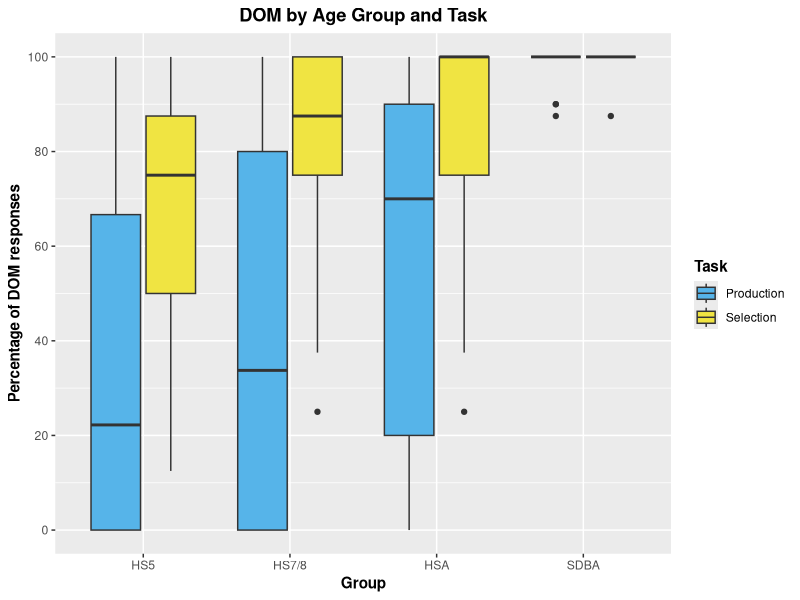
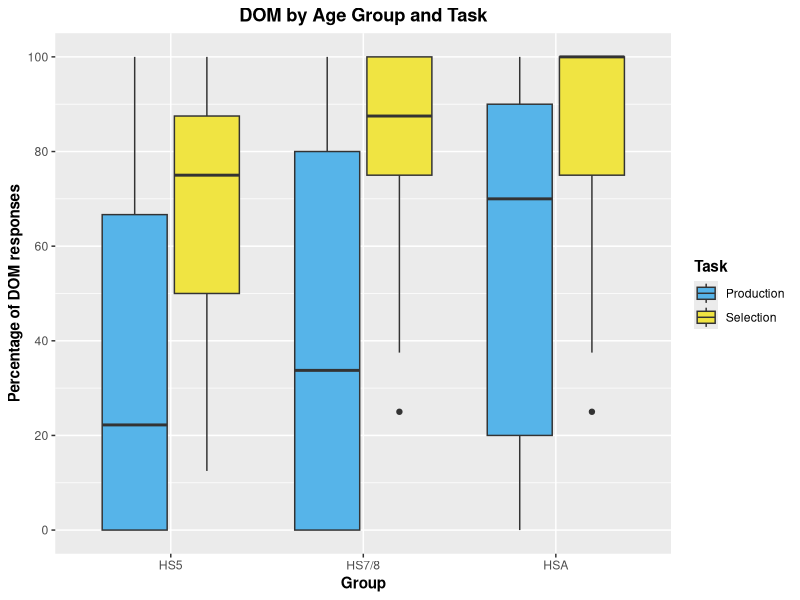
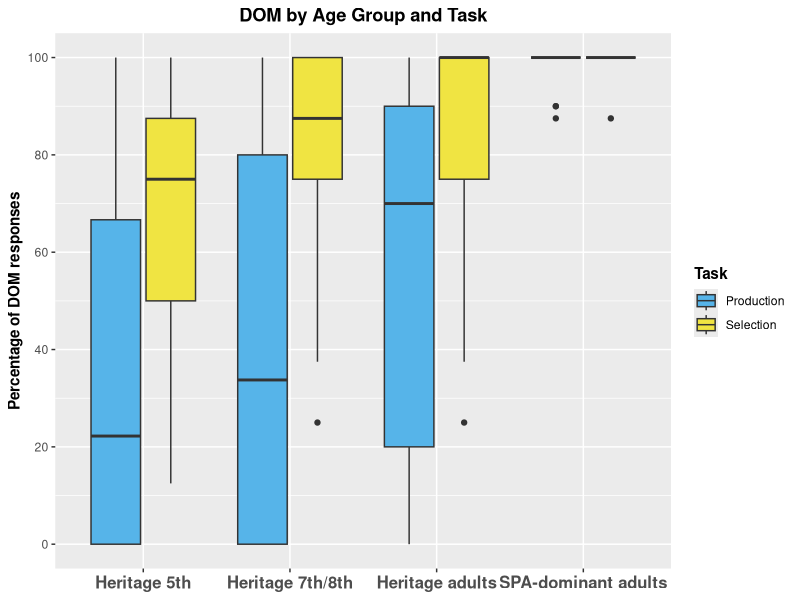
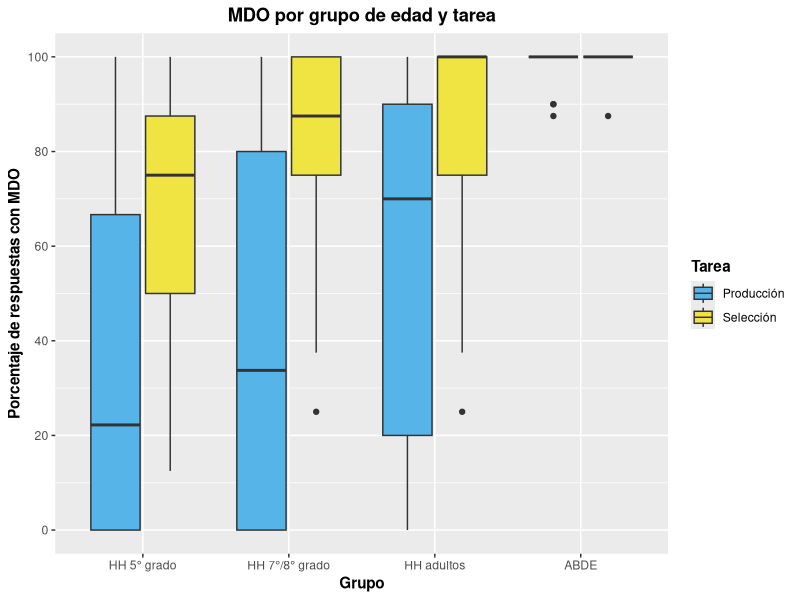
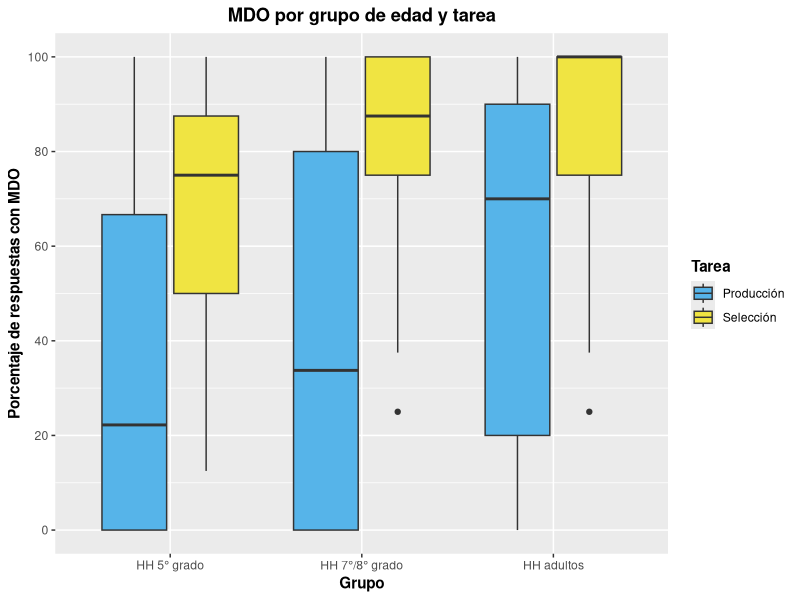

Recreate these plots in R, in order.
library(tidyverse)
library(here)


# Prepare and load data
## EPT
SDB_EPT <- read_csv(here("./CSV Files/SDB/SDB DOM EPT.csv")) %>%
  filter(Item %in% c("EPT-02", "EPT-08", "EPT-12", "EPT-14", "EPT-20", "EPT-24", "EPT-26", "EPT-32", "EPT-38", "EPT-42")) %>% 
  mutate(Group = "SDBA")

HSA_EPT <- read_csv(here("./CSV Files/Adult HS/Adult HS DOM EPT.csv")) %>%
  filter(Item %in% c("EPT-02", "EPT-08", "EPT-12", "EPT-14", "EPT-20", "EPT-24", "EPT-26", "EPT-32", "EPT-38", "EPT-42")) %>% 
  mutate(Group = "HSA")

DLI78_EPT <- read_csv(here("./CSV Files/DLI-78/DLI-78 DOM EPT.csv")) %>%
  mutate(Group = "HS7/8")

MLS78_EPT <- read_csv(here("./CSV Files/MLS-78/MLS-78 DOM EPT.csv")) %>%
  mutate(Group = "HS7/8")

DLI5_EPT <- read_csv(here("./CSV Files/DLI-5/DLI-5 DOM EPT.csv"))  %>%
  mutate(Group = "HS5")

MLS5_EPT <- read_csv(here("./CSV Files/MLS-5/MLS-5 DOM EPT.csv")) %>%
  mutate(Group = "HS5")


## FCT
SDB_FCT <- read_csv(here("./CSV Files/SDB/SDB DOM FCT.csv")) %>%
  mutate(Group = "SDBA")

HSA_FCT <- read_csv(here("./CSV Files/Adult HS/Adult HS DOM FCT.csv")) %>%
  mutate(Group = "HSA")

DLI78_FCT <- read_csv(here("./CSV Files/DLI-78/DLI-78 DOM FCT.csv")) %>%
  mutate(Group = "HS7/8")

MLS78_FCT <- read_csv(here("./CSV Files/MLS-78/MLS-78 DOM FCT.csv")) %>%
  mutate(Group = "HS7/8")

DLI5_FCT <- read_csv(here("./CSV Files/DLI-5/DLI-5 DOM FCT.csv"))  %>%
  mutate(Group = "HS5")

MLS5_FCT <- read_csv(here("./CSV Files/MLS-5/MLS-5 DOM FCT.csv")) %>%
  mutate(Group = "HS5")


## Join and summarize data
EPT <- rbind(SDB_EPT, HSA_EPT, DLI78_EPT, MLS78_EPT, DLI5_EPT, MLS5_EPT) %>% 
  group_by(Part_ID, Group) %>%
  summarize(Total_Subj = sum(DOM_Use, na.rm = TRUE),
            Total_Responses = sum(!is.na(DOM_Use)),
            Ratio = Total_Subj/Total_Responses) %>% 
  mutate(Task = "Production",
         Ratio = (Ratio*100))


FCT <- rbind(SDB_FCT, HSA_FCT, DLI78_FCT, MLS78_FCT, DLI5_FCT, MLS5_FCT) %>% 
  group_by(Part_ID, Group) %>%
  summarize(Total_Subj = sum(DOM_Use, na.rm = TRUE),
            Total_Responses = sum(!is.na(DOM_Use)),
            Ratio = Total_Subj/Total_Responses) %>% 
  mutate(Task = "Selection",
         Ratio = (Ratio*100))

Aggregate <- rbind(EPT, FCT)
Aggregate$Group <- factor(Aggregate$Group, levels = c("HS5", "HS7/8", "HSA", "SDBA"))


## Create heritage dataset
Aggregate_Heritage <- Aggregate %>% 
  filter(!Group == "SDBA")
Aggregate_Heritage$Group <- factor(Aggregate_Heritage$Group, c("HS5", "HS7/8", "HSA"))


# Create graphs in English
## With SDBAs
Aggregate %>% 
  ggplot(aes(x = Group, y = Ratio, fill = Task)) +
  geom_boxplot() +
  scale_y_continuous(breaks = seq (0, 100, 20),
                     limits = c(0, 100)) +
  scale_fill_manual(values = c("#56B4E9", "#F0E442")) +
  labs(x = "Group", y = "Percentage of DOM responses", title = "DOM by Age Group and Task") +
  theme(axis.title = element_text(face = "bold"),
        plot.title = element_text(hjust = 0.5, face = "bold"),
        legend.title = element_text(face = "bold"))


## Without SDBAs
Aggregate_Heritage %>% 
  ggplot(aes(x = Group, y = Ratio, fill = Task)) +
  geom_boxplot() +
  scale_y_continuous(breaks = seq (0, 100, 20),
                     limits = c(0, 100)) +
  scale_fill_manual(values = c("#56B4E9", "#F0E442")) +
  labs(x = "Group", y = "Percentage of DOM responses", title = "DOM by Age Group and Task") +
  theme(axis.title = element_text(face = "bold"),
        plot.title = element_text(hjust = 0.5, face = "bold"),
        legend.title = element_text(face = "bold"))


## With SDBAs, full labels
Aggregate %>% 
  ggplot(aes(x = Group, y = Ratio, fill = Task)) +
  geom_boxplot() +
  scale_x_discrete(labels = c("Heritage 5th", "Heritage 7th/8th", "Heritage adults", "SPA-dominant adults")) +
  scale_y_continuous(breaks = seq (0, 100, 20),
                     limits = c(0, 100)) +
  scale_fill_manual(values = c("#56B4E9", "#F0E442")) +
  labs(x = NULL, y = "Percentage of DOM responses", title = "DOM by Age Group and Task") +
  theme(axis.title = element_text(face = "bold"),
        plot.title = element_text(hjust = 0.5, face = "bold"),
        legend.title = element_text(face = "bold"),
        axis.text.x = element_text(face = "bold", size = 12))


# Create graphs in Spanish
## With SDBAs
Aggregate %>% 
  ggplot(aes(x = Group, y = Ratio, fill = Task)) +
  geom_boxplot() +
  scale_y_continuous(breaks = seq (0, 100, 20),
                     limits = c(0, 100)) +
  scale_x_discrete(labels = c("HH 5° grado", "HH 7°/8° grado", "HH adultos", "ABDE")) +
  scale_fill_manual(values = c("#56B4E9", "#F0E442"), labels = c("Producción", "Selección")) +
  labs(x = "Grupo", y = "Porcentaje de respuestas con MDO", title = "MDO por grupo de edad y tarea", fill = "Tarea") +
  theme(axis.title = element_text(face = "bold"),
        plot.title = element_text(hjust = 0.5, face = "bold"),
        legend.title = element_text(face = "bold"))


## Without SDBAs
Aggregate_Heritage %>% 
  ggplot(aes(x = Group, y = Ratio, fill = Task)) +
  geom_boxplot() +
  scale_y_continuous(breaks = seq (0, 100, 20),
                     limits = c(0, 100)) +
  scale_x_discrete(labels = c("HH 5° grado", "HH 7°/8° grado",  "HH adultos")) +
  scale_fill_manual(values = c("#56B4E9", "#F0E442"), labels = c("Producción", "Selección")) +
  labs(x = "Grupo", y = "Porcentaje de respuestas con MDO", title = "MDO por grupo de edad y tarea", fill = "Tarea") +
  theme(axis.title = element_text(face = "bold"),
        plot.title = element_text(hjust = 0.5, face = "bold"),
        legend.title = element_text(face = "bold"))
